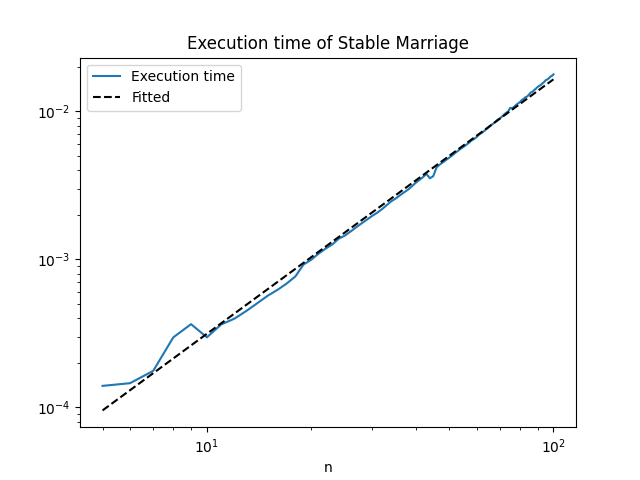

Source code (Python):
from stable_marriage import Stable_Marriage, Stable_Marriage_Random_Tables
import time
import matplotlib.pyplot as plt
from sklearn.linear_model import LinearRegression
from numpy import log, exp

def average_execution_time(fun,M=1000,silent=False):
    start = time.perf_counter()
    for _ in range(M): fun()
    end = time.perf_counter()   
    aet = (end-start)/M
    if silent:  return aet
    print(f"Average time of execution for {fun.__name__} is {aet} seconds")

def given_example():
    table_men = {'A': ['c', 'b', 'd', 'a'], 'B': ['b', 'a', 'c', 'd'], \
        'C': ['b', 'd', 'a', 'c'], 'D': ['c', 'a', 'd', 'b']}
    table_women = {'a': ['A', 'B', 'D', 'C'], 'b': ['C', 'A', 'D', 'B'], \
        'c': ['C', 'B', 'D', 'A'], 'd': ['B', 'A', 'C', 'D']}
    s = Stable_Marriage(table_men,table_women)
    s.solve_problem()

average_execution_time(given_example)

def random_example(n):
    r = Stable_Marriage_Random_Tables(n)
    r.solve_problem()

n_vals = list(range(5,101))
aets = list()
for n in n_vals:
    fun = lambda : random_example(n)
    fun.__name__ = f"random_example_n={n}"
    aets.append(average_execution_time(fun,M=20,silent=True))

model = LinearRegression().fit( log(n_vals).reshape((-1, 1)) ,  log(aets) )
print(f"The coefficient of linear regression is {model.coef_}")
plt.loglog(n_vals,aets)
plt.loglog(n_vals, exp(model.intercept_) * n_vals**model.coef_,\
    color='black', linestyle='dashed')
plt.xlabel(r"n")
plt.title("Execution time of Stable Marriage")
plt.legend(["Execution time","Fitted"])
plt.savefig("Figures/execution_time.png",format="png")
plt.close()
# plt.show()